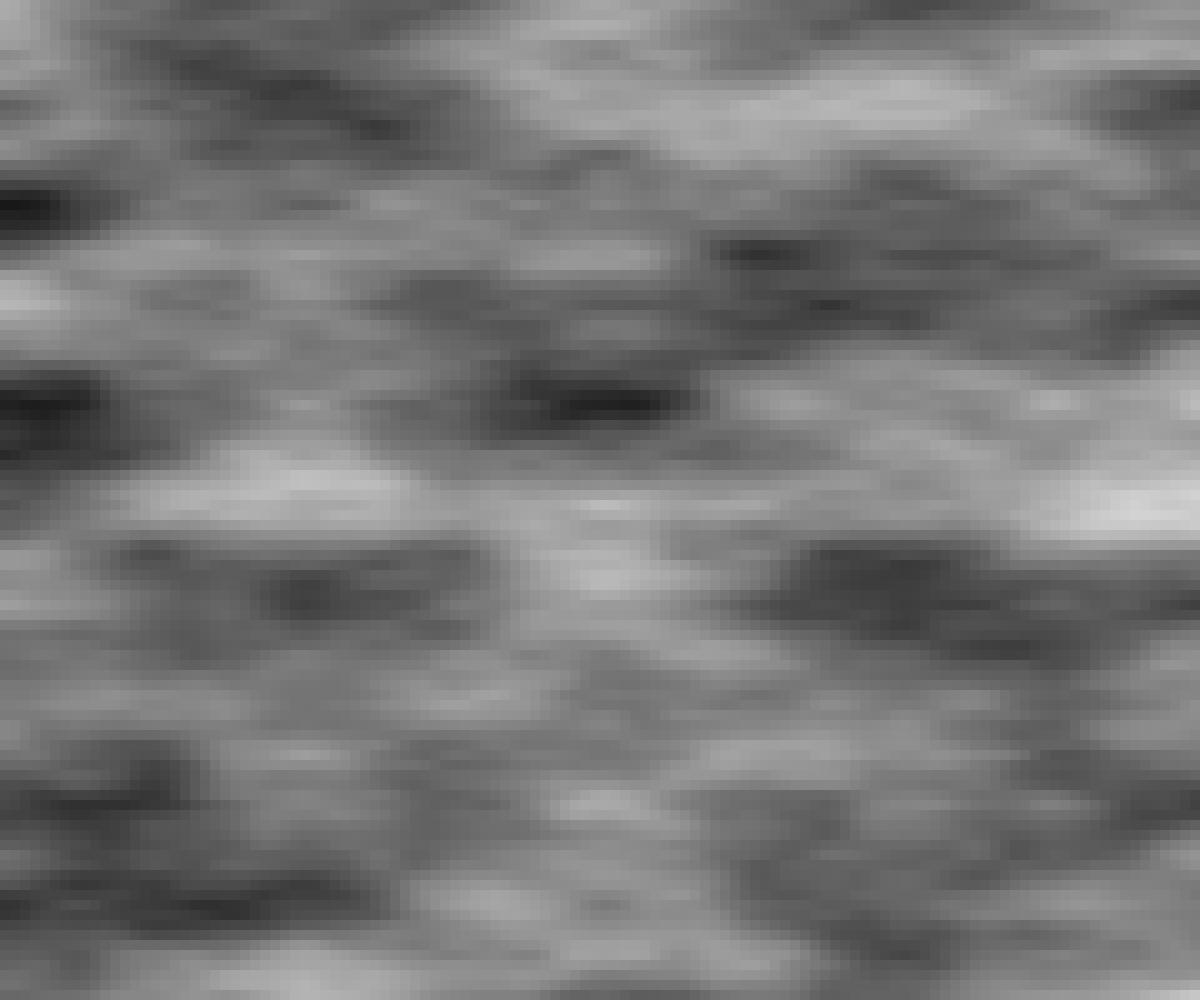
Frame 1 (no input)
Frame 60 (no input): identical to frame 1, image omitted
Frame 120 (the mouse pressed at the canvas centre since frame 60): identical to frame 1, image omitted

The p5.js sketch that drew this single still picture (run headless with seeded random() and noise() and a simulated clock; from frame 60 on, the mouse is pressed at the canvas centre):

// p5.js sketch
// ── sketch.js
// TODO: noise fill

let gridDim = 10;

function setup() {
  createCanvas(windowWidth, windowHeight);
  noStroke();

  for (let x = 0; x < width; x += gridDim) {
    for (let y = 0; y < height; y += gridDim) {
      let mc = 255 * noise(x/300, y/100);
      fill(mc);
      rect(x, y, gridDim);
    }
  }
}

function draw() {}
